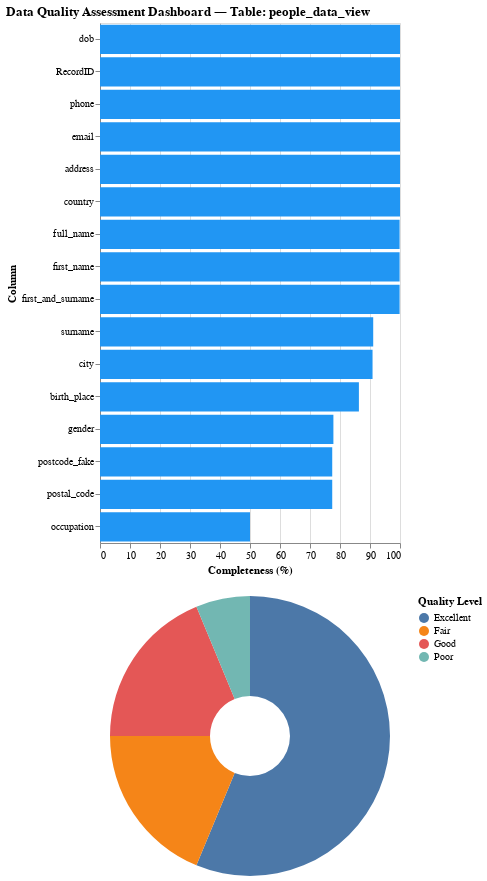

Notebook cell for this chart:
### Code cell
completeness_df = dq_report.get_completeness(your_table_name)

### Figure 1 — Vega-Lite specification as saved in the notebook (floating-point values rounded to 4 significant figures)
{"config": {"view": {"continuousWidth": 300, "continuousHeight": 300}}, "vconcat": [{"data": {"name": "data-097c999c3c6c89cbeaa7e46e3134ce09"}, "mark": {"type": "bar"}, "encoding": {"color": {"value": "#2196F3"}, "tooltip": [{"field": "Column", "type": "nominal"}, {"field": "Completeness (%)", "format": ".1f", "type": "quantitative"}, {"field": "Missing Count", "type": "quantitative"}, {"field": "Quality Level", "type": "nominal"}], "x": {"field": "Completeness (%)", "scale": {"domain": [0, 100]}, "title": "Completeness (%)", "type": "quantitative"}, "y": {"field": "Column", "sort": "-x", "type": "nominal"}}, "height": 520}, {"data": {"name": "data-b7e8640217151c2dd8eff847a3bb6c8a"}, "mark": {"type": "arc", "innerRadius": 40}, "encoding": {"color": {"field": "Quality Level", "type": "nominal"}, "theta": {"field": "count", "type": "quantitative"}, "tooltip": [{"field": "Quality Level", "type": "nominal"}, {"field": "count", "type": "quantitative"}]}, "height": 280}], "resolve": {"legend": {"color": "independent"}}, "title": "Data Quality Assessment Dashboard — Table: people_data_view", "$schema": "https://vega.github.io/schema/vega-lite/v5.20.1.json", "datasets": {"data-097c999c3c6c89cbeaa7e46e3134ce09": [{"Column": "occupation", "Completeness (%)": 50.0, "Missing Count": 25289, "Total Rows": 50578, "Quality Level": "Poor"}, {"Column": "postcode_fake", "Completeness (%)": 77.41, "Missing Count": 11426, "Total Rows": 50578, "Quality Level": "Fair"}, {"Column": "postal_code", "Completeness (%)": 77.41, "Missing Count": 11426, "Total Rows": 50578, "Quality Level": "Fair"}, {"Column": "gender", "Completeness (%)": 77.8, "Missing Count": 11230, "Total Rows": 50578, "Quality Level": "Fair"}, {"Column": "birth_place", "Completeness (%)": 86.3, "Missing Count": 6927, "Total Rows": 50578, "Quality Level": "Good"}, {"Column": "city", "Completeness (%)": 90.85, "Missing Count": 4627, "Total Rows": 50578, "Quality Level": "Good"}, {"Column": "surname", "Completeness (%)": 91.07, "Missing Count": 4515, "Total Rows": 50578, "Quality Level": "Good"}, {"Column": "full_name", "Completeness (%)": 99.87, "Missing Count": 67, "Total Rows": 50578, "Quality Level": "Excellent"}, {"Column": "first_name", "Completeness (%)": 99.87, "Missing Count": 67, "Total Rows": 50578, "Quality Level": "Excellent"}, {"Column": "first_and_surname", "Completeness (%)": 99.87, "Missing Count": 67, "Total Rows": 50578, "Quality Level": "Excellent"}, {"Column": "dob", "Completeness (%)": 100.0, "Missing Count": 0, "Total Rows": 50578, "Quality Level": "Excellent"}, {"Column": "RecordID", "Completeness (%)": 100.0, "Missing Count": 0, "Total Rows": 50578, "Quality Level": "Excellent"}, {"Column": "phone", "Completeness (%)": 100.0, "Missing Count": 0, "Total Rows": 50578, "Quality Level": "Excellent"}, {"Column": "email", "Completeness (%)": 100.0, "Missing Count": 0, "Total Rows": 50578, "Quality Level": "Excellent"}, {"Column": "address", "Completeness (%)": 100.0, "Missing Count": 0, "Total Rows": 50578, "Quality Level": "Excellent"}, {"Column": "country", "Completeness (%)": 100.0, "Missing Count": 0, "Total Rows": 50578, "Quality Level": "Excellent"}], "data-b7e8640217151c2dd8eff847a3bb6c8a": [{"Quality Level": "Excellent", "count": 9}, {"Quality Level": "Fair", "count": 3}, {"Quality Level": "Good", "count": 3}, {"Quality Level": "Poor", "count": 1}]}}
